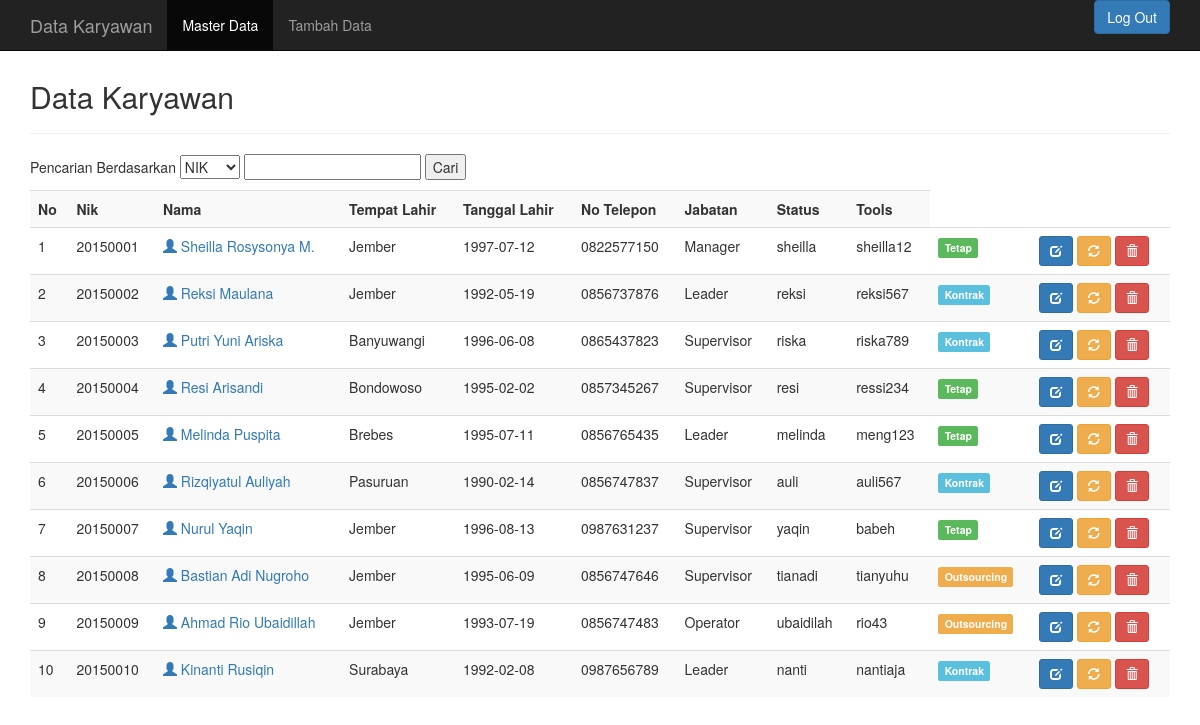
Screenshot of /tampawal.php with the database file from the repository.
### tables this page shows
CREATE TABLE IF NOT EXISTS `karyawan` (
  `nik` varchar(10) NOT NULL,
  `nama` varchar(50) NOT NULL,
  `tempat_lahir` varchar(30) NOT NULL,
  `tanggal_lahir` varchar(30) NOT NULL,
  `alamat` varchar(50) NOT NULL,
  `no_telepon` varchar(10) NOT NULL,
  `jabatan` varchar(15) NOT NULL,
  `status` varchar(15) NOT NULL,
  `username` varchar(15) NOT NULL,
  `password` varchar(15) NOT NULL,
  PRIMARY KEY (`nik`)
);

### tampawal.php (the view, shortened to what this page needs)
<!DOCTYPE html>
<html lang="en">
<head>
	<link href="css/bootstrap.min.css" rel="stylesheet">
</head>
<body>
	<nav class="navbar navbar-inverse navbar-fixed-top">
		<div class="container">
			<div class="navbar-header">
				<a class="navbar-brand hidden-xs hidden-sm" href="http://www.hakkoblogs.com">Data Karyawan</a>
			</div>
			<div id="navbar" class="navbar-collapse collapse">
				<ul class="nav navbar-nav">
					<li class="active"><a href="tampawal.php">Master Data</a></li>
					<li><a href="add.php">Tambah Data</a></li>
				</ul>
            <a href ="logout.php" class="btn btn-primary pull-right" onclick="return confirm('Yakin Ingin Logout ?')">Log Out</a>
			</div>
		</div>
	</nav>
	<div class="container">
		<div class="content">
			<h2>Data Karyawan</h2>
			<hr />
          <form class="form-inline" method="POST">
				<div class="form-group">
				  <p>Pencarian Berdasarkan
      			<select name="kategori">
        		<option value="nik">NIK</option>
      			</select>
    			<input name="tcari" type="text" id="txt_cari">
    			<input name="bcari" type="submit" value="Cari">
				</p>
			</div>
                <div class="table-responsive">
			<table class="table table-striped table-hover">
				<tr>
                    <th>No</th>
					<th>Nik</th>
					<th>Nama</th>
                    <th>Tempat Lahir</th>
                    <th>Tanggal Lahir</th>
					<th>No Telepon</th>
					<th>Jabatan</th>
					<th>Status</th>
                    <th>Tools</th>
				</tr>
				<?php
		include('koneksi.php');
		if (isset($_POST['bcari'])) {
		$tcari = $_POST['tcari'];
		$kategori=$_POST['kategori'];
		$query = mysqli_query($koneksi, "SELECT * from karyawan
				 where $kategori LIKE '%$tcari%'
				 ORDER BY nik");
		}else{
		$query = mysqli_query($koneksi, "SELECT * FROM karyawan ORDER BY nik ASC");
		}
		if(mysqli_num_rows($query) == 0){
			echo '<tr><td colspan="6">Tidak ada data!</td></tr>';
		}else{
			$no = 1;
			while($data = mysqli_fetch_assoc($query)){
						echo '
						<tr>
							<td>'.$no.'</td>
							<td>'.$data['nik'].'</td>
							<td><a href="profile.php?nik='.$data['nik'].'"><span class="glyphicon glyphicon-user" aria-hidden="true"></span> '.$data['nama'].'</a></td>
                            <td>'.$data['tempat_lahir'].'</td>
                            <td>'.$data['tanggal_lahir'].'</td>
							<td>'.$data['no_telepon'].'</td>
                            <td>'.$data['jabatan'].'</td>
                            <td>'.$data['username'].'</td>
                            <td>'.$data['password'].'</td>
							<td>';
							if($data['status'] == 'Tetap'){
								echo '<span class="label label-success">Tetap</span>';
							}
                            else if ($data['status'] == 'Kontrak' ){
								echo '<span class="label label-info">Kontrak</span>';
							}
                            else if ($data['status'] == 'Outsourcing' ){
								echo '<span class="label label-warning">Outsourcing</span>';
							}
						echo '
							</td>
							<td>
								<a href="edit.php?nik='.$data['nik'].'" title="Edit Data" class="btn btn-primary btn-sm"><span class="glyphicon glyphicon-edit" aria-hidden="true"></span></a>
								<a href="password.php?nik='.$data['nik'].'" title="Ganti Password" data-placement="bottom" data-toggle="tooltip" class="btn btn-warning btn-sm"><span class="glyphicon glyphicon-refresh" aria-hidden="true"></span></a>
								<a href="tampawal.php?aksi=delete&nik='.$data['nik'].'" title="Hapus Data" onclick="return confirm(\'Anda yakin akan menghapus data '.$data['nama'].'?\')" class="btn btn-danger btn-sm"><span class="glyphicon glyphicon-trash" aria-hidden="true"></span></a>
							</td>
						</tr>
						';
						$no++;
					}
				}
				?>
			</table>
			</div>
		  </form>
			<br />
		</div>
	</div>
</body>
</html>

### tampawal.php (style rules this page uses)
.content { margin-top: 80px; }

### rows the page displays
karyawan: nik "20150001", nama "Sheilla Rosysonya M.", tempat_lahir "Jember", tanggal_lahir "1997-07-12", no_telepon "0822577150", jabatan "Manager", username "sheilla", password "sheilla12", status "Tetap"
karyawan: nik "20150002", nama "Reksi Maulana", tempat_lahir "Jember", tanggal_lahir "1992-05-19", no_telepon "0856737876", jabatan "Leader", username "reksi", password "reksi567", status "Kontrak"
karyawan: nik "20150003", nama "Putri Yuni Ariska", tempat_lahir "Banyuwangi", tanggal_lahir "1996-06-08", no_telepon "0865437823", jabatan "Supervisor", username "riska", password "riska789", status "Kontrak"
karyawan: nik "20150004", nama "Resi Arisandi", tempat_lahir "Bondowoso", tanggal_lahir "1995-02-02", no_telepon "0857345267", jabatan "Supervisor", username "resi", password "ressi234", status "Tetap"
karyawan: nik "20150005", nama "Melinda Puspita", tempat_lahir "Brebes", tanggal_lahir "1995-07-11", no_telepon "0856765435", jabatan "Leader", username "melinda", password "meng123", status "Tetap"
karyawan: nik "20150006", nama "Rizqiyatul Auliyah", tempat_lahir "Pasuruan", tanggal_lahir "1990-02-14", no_telepon "0856747837", jabatan "Supervisor", username "auli", password "auli567", status "Kontrak"
karyawan: nik "20150007", nama "Nurul Yaqin", tempat_lahir "Jember", tanggal_lahir "1996-08-13", no_telepon "0987631237", jabatan "Supervisor", username "yaqin", password "babeh", status "Tetap"
karyawan: nik "20150008", nama "Bastian Adi Nugroho", tempat_lahir "Jember", tanggal_lahir "1995-06-09", no_telepon "0856747646", jabatan "Supervisor", username "tianadi", password "tianyuhu", status "Outsourcing"
karyawan: nik "20150009", nama "Ahmad Rio Ubaidillah", tempat_lahir "Jember", tanggal_lahir "1993-07-19", no_telepon "0856747483", jabatan "Operator", username "ubaidilah", password "rio43", status "Outsourcing"
karyawan: nik "20150010", nama "Kinanti Rusiqin", tempat_lahir "Surabaya", tanggal_lahir "1992-02-08", no_telepon "0987656789", jabatan "Leader", username "nanti", password "nantiaja", status "Kontrak"
